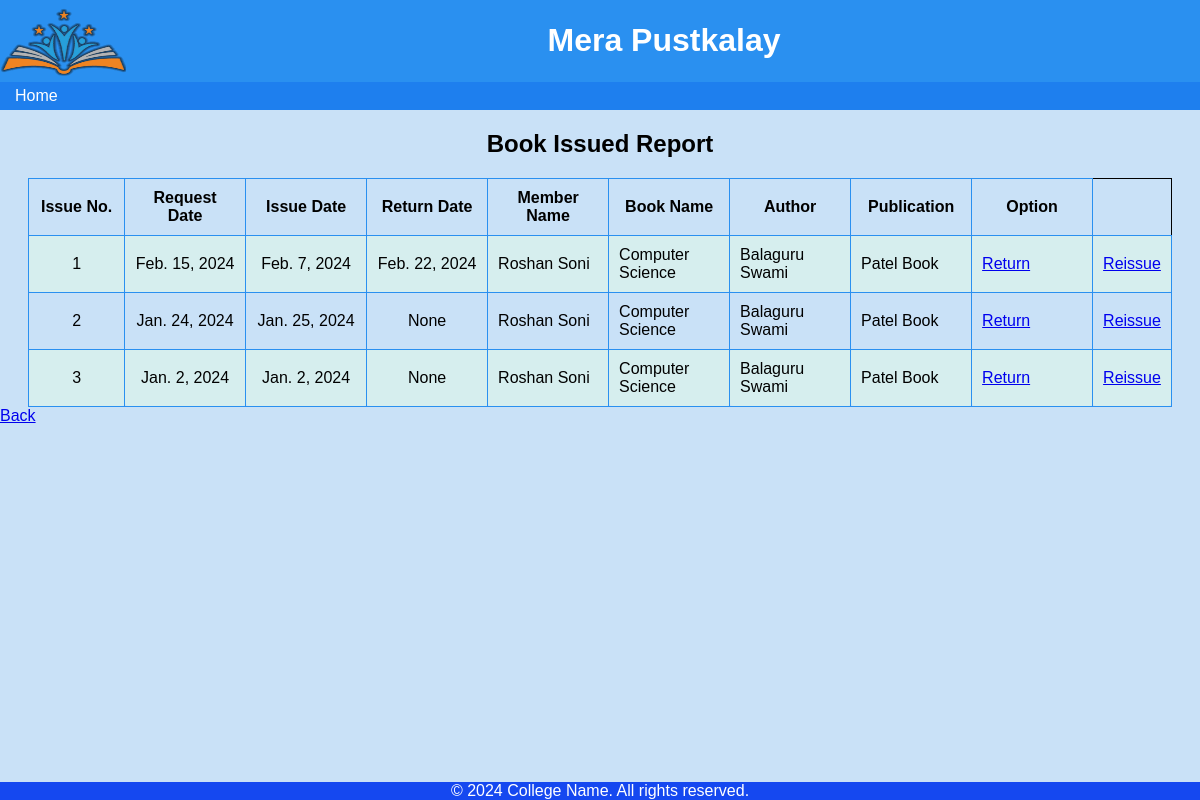
/i_report, run on the app's committed database.
### firstapp/models.py (models this page shows)
class issued(models.Model):
  id = models.IntegerField(primary_key = True)
  l_Id= models.CharField(max_length=255)
  m_name = models.CharField(max_length=255, default ="0000000000")
  b_Id=models.CharField(max_length=255, default="00")
  book_name = models.CharField(max_length=255, null=True)
  mobile = models.IntegerField(default ="0000000000")
  writer_name = models.CharField(max_length=255, null=True)
  publisher_name = models.CharField(max_length=255, null=True)
  i_date=models.DateField()
  r_date=models.DateField(null=True)
  rqst_date=models.DateField(null=True)
  risu_date=models.DateField(null=True)

### firstapp/views.py (the view)
# urls.py: path('i_report', views.i_report, name='i_report'),
def i_report(request): # Issued Book Report
  Buks = issued.objects.all().values()
  template = loader.get_template('report.html')
  context = {
    'Buks': Buks,
  }
  return HttpResponse(template.render(context, request))

### firstapp/templates/report.html (shortened to what this page needs)
{% load static %}
<html>
    <link rel="stylesheet" href="{% static 'first.css' %}">
    <header>
        <img src="{% static 'Logo.png' %}" align="left" width="125" height="80">
        <h1>Mera Pustkalay</h1>
    </header>
    <body>
        <nav>
            <a href="/home">Home</a>
        </nav>
        <main>
            <h2 align="center">Book Issued Report</h2>
            <table border="1" align="center">
                <th style="width:75px">Issue No.</th>
                <th style="width:100px">Request Date</th>
                <th style="width:100px">Issue Date</th>
                <th style="width:100px">Return Date</th>
                <th style="width:100px">Member Name</th>
                <th style="width:100px">Book Name</th>
                <th style="width:100px">Author</th>
                <th style="width:100px">Publication</th>
                <th style="width:100px">Option</th>
            {% for i in Buks %}
                <tr>
                    <td align="center">{{ i.id }}</td>
                    <td align="center">{{ i.rqst_date }}</td>
                    <td align="center">{{ i.i_date }}</td>
                    <td align="center">{{ i.r_date }}</a></td>
                    <td>{{ i.m_name }}</td>
                    <td>{{ i.book_name }}</td>
                    <td>{{ i.writer_name }}</td>
                    <td>{{ i.publisher_name }}</td>
                    <td><a href="b_return/{{ i.id }}">Return</a></td>
                    <td><a href="reissue/{{ i.id }}">Reissue</a></td>
                </tr>
            {% endfor %}
            </table>
        </main>
        <a href="/library"><label>Back</label></a>
        <footer>
            <marquee>&copy; 2024 College Name. All rights reserved.</marquee>
        </footer>
    </body>
</html>

### firstapp/static/first.css (style rules this page uses)
body { font-family: Arial, sans-serif; margin: 0; padding: 0; background-color: #c9e1f7; }
header { background-color: #2a90f0; color: #fff; text-align: center; padding: 1px; }
th, td { border: 1px solid #2a90f0; border-radius: 3px; padding: 10px }
tr:nth-child(even) { background-color: #D6EEEE; }
table { border: 1px solid black; border-collapse: collapse; }
nav { font-family: Arial, sans-serif; background-color: #1e7fee; color: #fff; padding: 5px; }
nav a { font-family: Arial, sans-serif; color: #fff; text-decoration: none; margin: 0 10px; }
footer { background-color: #1548f0; color: #fff; text-align: center; font-family: Arial, sans-serif; position: fixed; bottom: 0; width: 100%; }

### data on the page
issued: id "1", rqst_date "Feb. 15, 2024", i_date "Feb. 7, 2024", r_date "Feb. 22, 2024", m_name "Roshan Soni", book_name "Computer Science", writer_name "Balaguru Swami", publisher_name "Patel Book"
issued: id "2", rqst_date "Jan. 24, 2024", i_date "Jan. 25, 2024", r_date "None", m_name "Roshan Soni", book_name "Computer Science", writer_name "Balaguru Swami", publisher_name "Patel Book"
issued: id "3", rqst_date "Jan. 2, 2024", i_date "Jan. 2, 2024", r_date "None", m_name "Roshan Soni", book_name "Computer Science", writer_name "Balaguru Swami", publisher_name "Patel Book"
